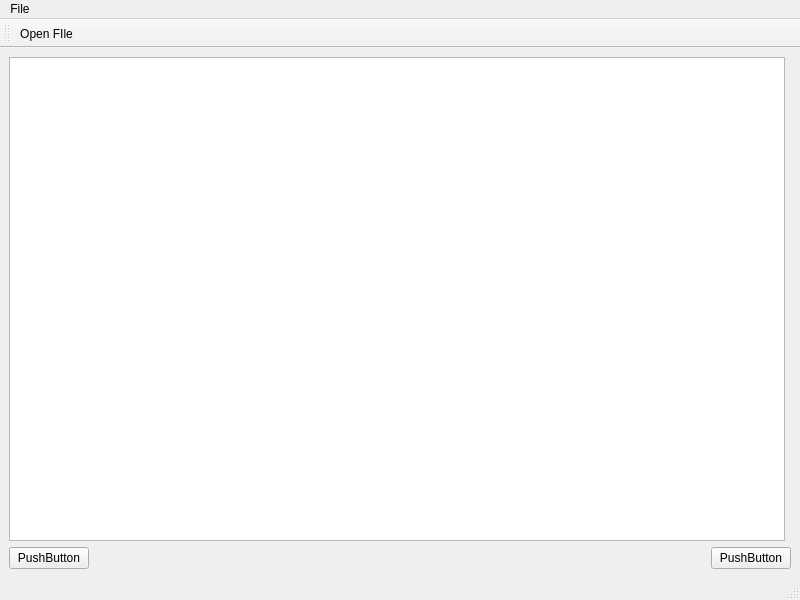
<?xml version="1.0" encoding="UTF-8"?>
<ui version="4.0">
 <class>MainWindow</class>
 <widget class="QMainWindow" name="MainWindow">
  <property name="geometry">
   <rect>
    <x>0</x>
    <y>0</y>
    <width>800</width>
    <height>600</height>
   </rect>
  </property>
  <property name="windowTitle">
   <string>MainWindow</string>
  </property>
  <widget class="QWidget" name="centralwidget">
   <layout class="QVBoxLayout" name="verticalLayout">
    <item>
     <layout class="QHBoxLayout" name="horizontalLayout">
      <item>
       <widget class="QTreeView" name="treeView">
        <property name="contextMenuPolicy">
         <enum>Qt::ContextMenuPolicy::ActionsContextMenu</enum>
        </property>
       </widget>
      </item>
      <item>
       <widget class="QWidget" name="widget" native="true"/>
      </item>
     </layout>
    </item>
    <item>
     <layout class="QHBoxLayout" name="horizontalLayout_2">
      <item>
       <widget class="QPushButton" name="pushButton">
        <property name="text">
         <string>PushButton</string>
        </property>
       </widget>
      </item>
      <item>
       <spacer name="horizontalSpacer">
        <property name="orientation">
         <enum>Qt::Orientation::Horizontal</enum>
        </property>
        <property name="sizeHint" stdset="0">
         <size>
          <width>40</width>
          <height>20</height>
         </size>
        </property>
       </spacer>
      </item>
      <item>
       <widget class="QPushButton" name="pushButton_2">
        <property name="text">
         <string>PushButton</string>
        </property>
       </widget>
      </item>
     </layout>
    </item>
   </layout>
  </widget>
  <widget class="QMenuBar" name="menubar">
   <property name="geometry">
    <rect>
     <x>0</x>
     <y>0</y>
     <width>800</width>
     <height>21</height>
    </rect>
   </property>
   <widget class="QMenu" name="menuFile">
    <property name="title">
     <string>File</string>
    </property>
    <addaction name="actionOpen_FIle"/>
   </widget>
   <addaction name="menuFile"/>
  </widget>
  <widget class="QStatusBar" name="statusbar"/>
  <widget class="QToolBar" name="toolBar">
   <property name="windowTitle">
    <string>toolBar</string>
   </property>
   <attribute name="toolBarArea">
    <enum>TopToolBarArea</enum>
   </attribute>
   <attribute name="toolBarBreak">
    <bool>false</bool>
   </attribute>
   <addaction name="actionOpen_FIle"/>
  </widget>
  <action name="actionOpen_FIle">
   <property name="icon">
    <iconset resource="icons.qrc">
     <normaloff>:/Icons/fileopen.png</normaloff>:/Icons/fileopen.png</iconset>
   </property>
   <property name="text">
    <string>Open FIle</string>
   </property>
   <property name="menuRole">
    <enum>QAction::MenuRole::NoRole</enum>
   </property>
  </action>
  <action name="actionactionItemOptions">
   <property name="text">
    <string>actionItemOptions</string>
   </property>
   <property name="menuRole">
    <enum>QAction::MenuRole::NoRole</enum>
   </property>
  </action>
  <action name="actionItemOptions">
   <property name="text">
    <string>ItemOptions</string>
   </property>
   <property name="menuRole">
    <enum>QAction::MenuRole::NoRole</enum>
   </property>
  </action>
 </widget>
 <resources>
  <include location="icons.qrc"/>
 </resources>
 <connections/>
</ui>
